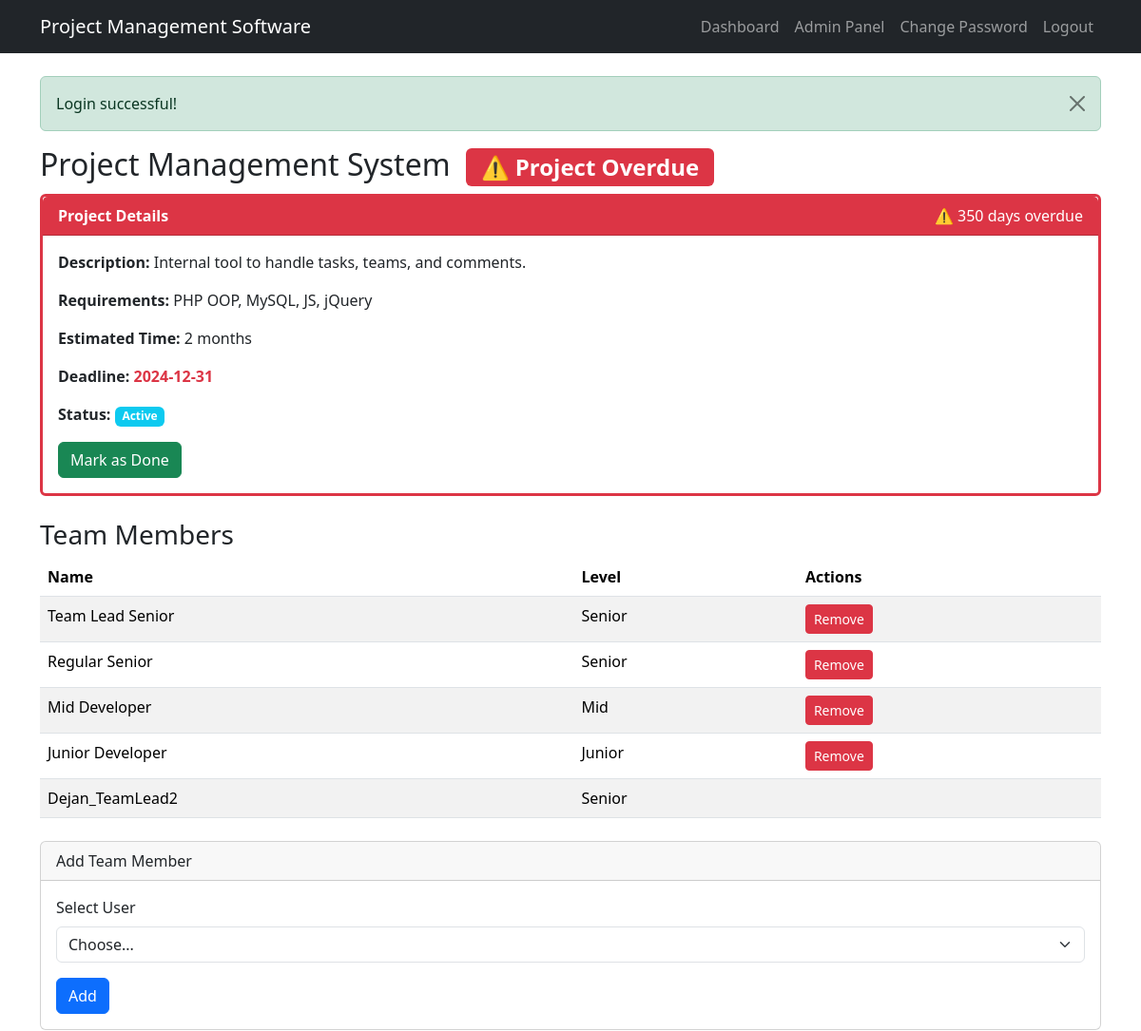
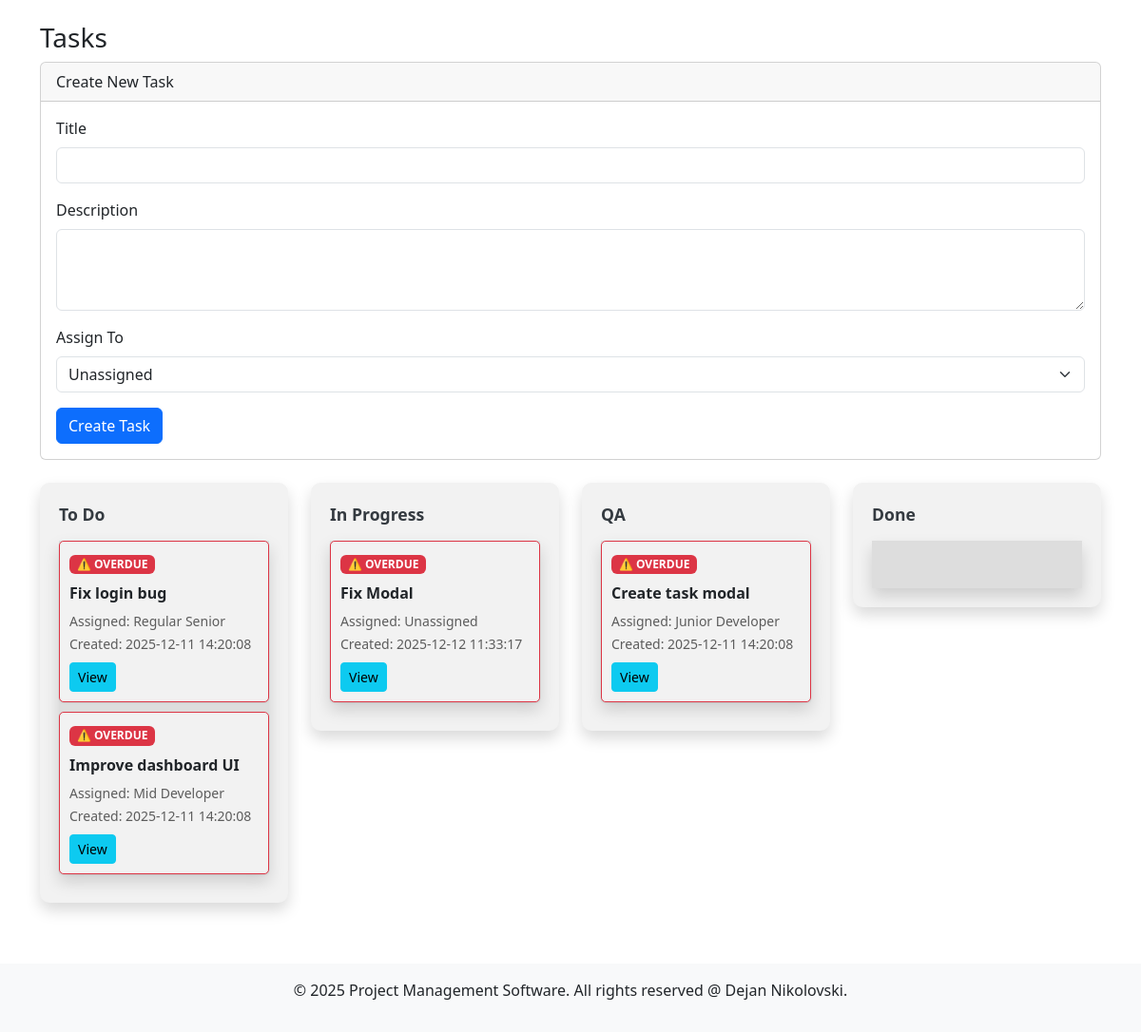
The app's page /index.php?page=project_view&id=1 (signed in), older data (2 pictures, top to bottom).
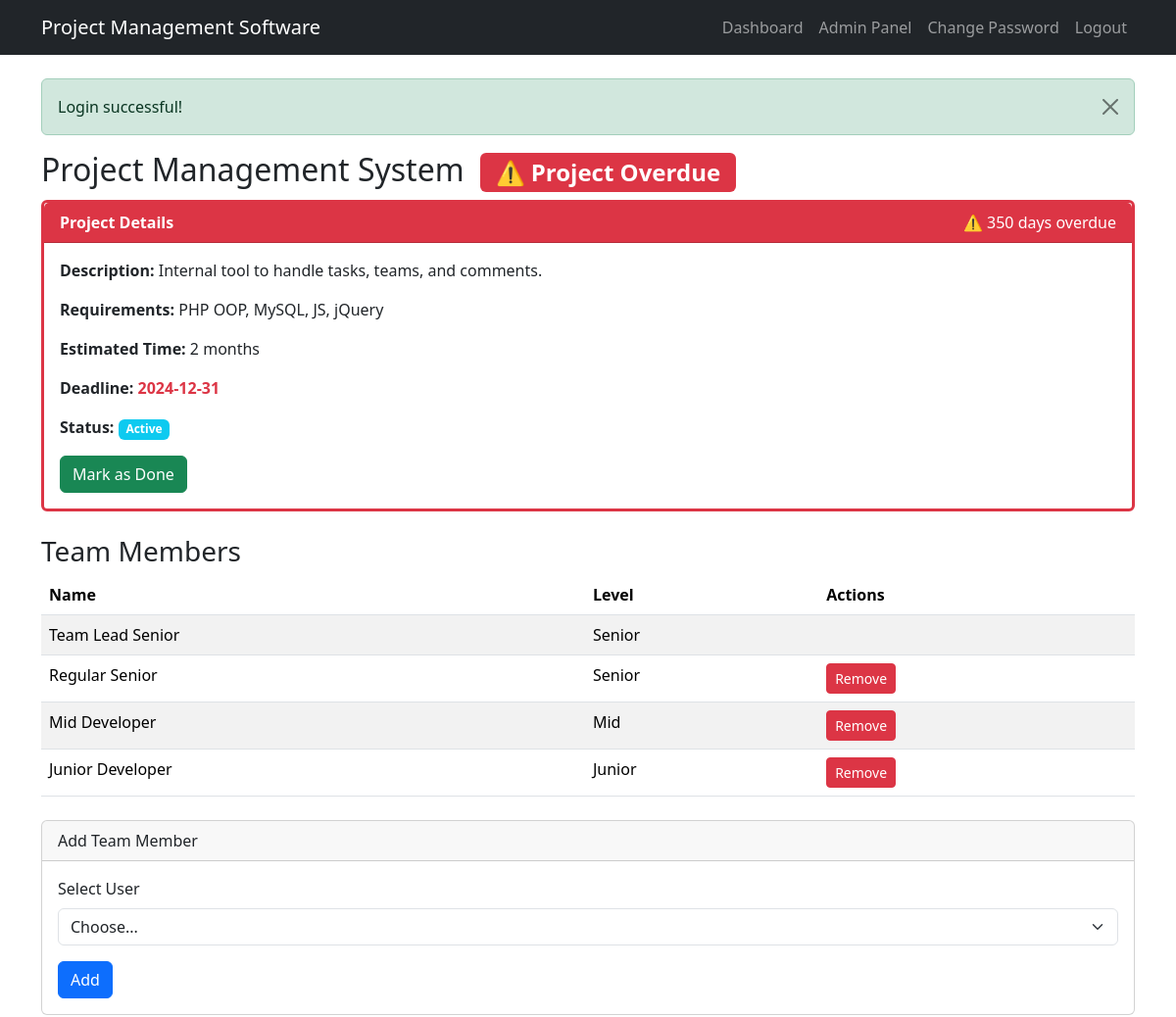
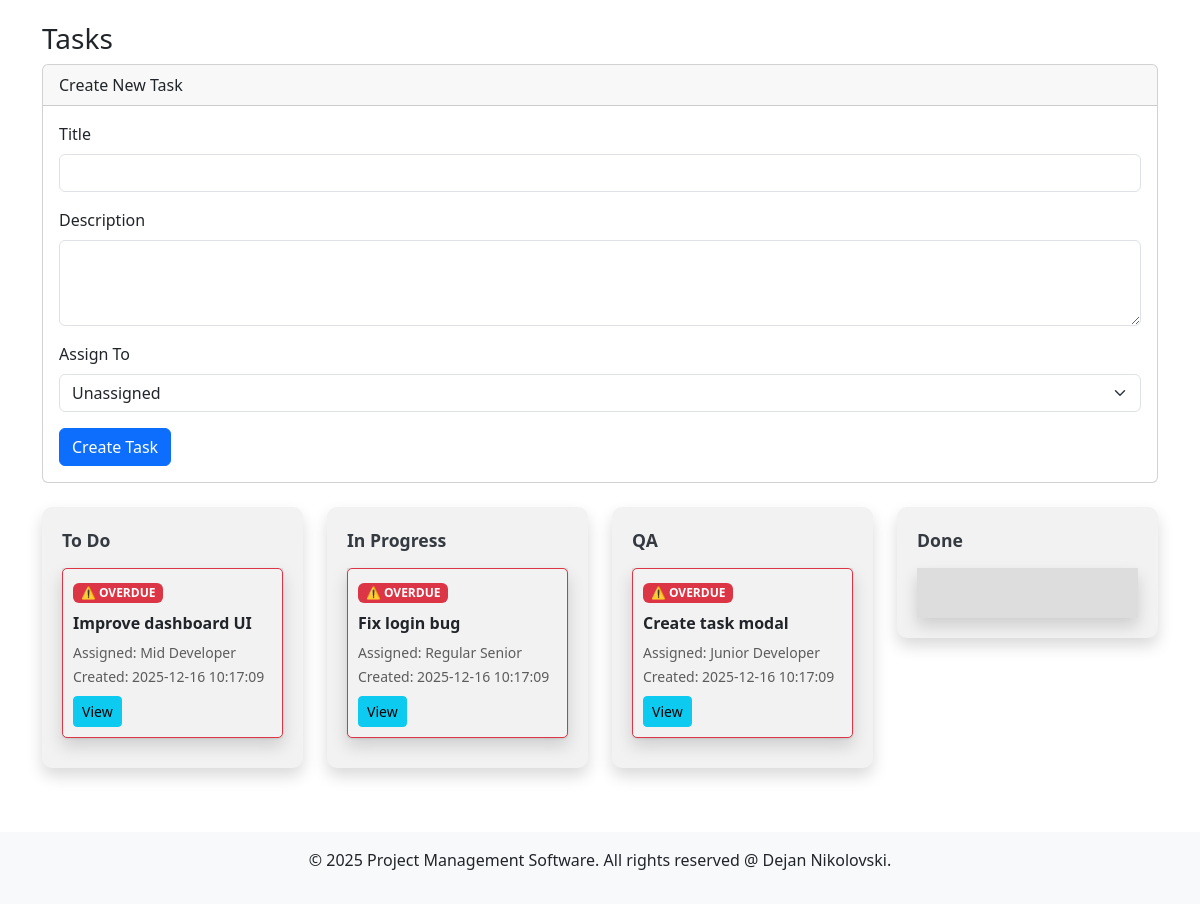
The same page, newer data (2 pictures, top to bottom).
### tables this page shows
CREATE TABLE `projects` (
  `id` int(11) NOT NULL,
  `title` varchar(255) NOT NULL,
  `description` text DEFAULT NULL,
  `requirements` text DEFAULT NULL,
  `estimated_time` varchar(50) DEFAULT NULL,
  `deadline` date DEFAULT NULL,
  `team_lead_id` int(11) DEFAULT NULL,
  `status` enum('Active','Done') DEFAULT 'Active'
);

CREATE TABLE `users` (
  `id` int(11) NOT NULL,
  `name` varchar(255) NOT NULL,
  `email` varchar(255) NOT NULL,
  `password` varchar(255) NOT NULL,
  `level` enum('Admin','Senior','Mid','Junior') NOT NULL,
  `is_team_lead` tinyint(1) DEFAULT 0,
  `is_approved` tinyint(1) DEFAULT 0
);

CREATE TABLE `tasks` (
  `id` int(11) NOT NULL,
  `project_id` int(11) DEFAULT NULL,
  `title` varchar(255) NOT NULL,
  `description` text DEFAULT NULL,
  `created_by` int(11) DEFAULT NULL,
  `created_at` timestamp NOT NULL DEFAULT current_timestamp(),
  `status` enum('To Do','In Progress','QA','Done') DEFAULT 'To Do',
  `assigned_to` int(11) DEFAULT NULL
);

### includes/config.php (called while the page is built, shortened)
<?php
class Config
{
  public static function getBaseUrl()
  {
    $protocol = (isset($_SERVER['HTTPS']) && $_SERVER['HTTPS'] !== 'off') ? 'https://' : 'http://';
    $host = $_SERVER['HTTP_HOST'];
    $script_name = $_SERVER['SCRIPT_NAME'];
    $basePath = preg_replace('/\/controllers\/[^\/]*$/', '', $script_name);
    if ($basePath === $script_name) {
      $basePath = dirname($script_name);
    }
    $basePath = rtrim($basePath, '/\\');
    return $protocol . $host . $basePath . '/';
  }
}

### includes/helpers.php (called while the page is built)
<?php
function isLoggedIn()
{
  return isset($_SESSION['user_id']);
}
function isAdmin()
{
  return isset($_SESSION['user_level']) && $_SESSION['user_level'] === 'Admin';
}

### models/Project.php (called while the page is built, shortened)
<?php
class Project
{
  private $title;
  private $description;
  private $requirements;
  private $estimated_time;
  private $deadline;
  private $team_lead_id;
  private $status;
  public function __construct($data)
  {
    $this->title = $data['title'] ?? '';
    $this->description = $data['description'] ?? '';
    $this->requirements = $data['requirements'] ?? '';
    $this->estimated_time = $data['estimated_time'] ?? '';
    $this->deadline = $data['deadline'] ?? null;
    $this->team_lead_id = $data['team_lead_id'] ?? null;
    $this->status = $data['status'] ?? 'Active';
  }
  public static function getById($id)
  {
    $db = Database::getInstance();
    $stmt = $db->prepare('SELECT * FROM projects WHERE id = ?');
    $stmt->execute([$id]);
    $data = $stmt->fetch();
    return $data ? new self($data) : null;
  }
  public function canManageTeam($userId)
  {
    $user = User::getById($userId);
    return ($user && $user->getLevel() === 'Admin') || ($this->team_lead_id == $userId);
  }
  public function getTitle()
  {
    return $this->title;
  }
  public function getDescription()
  {
    return $this->description;
  }
  public function getRequirements()
  {
    return $this->requirements;
  }
  public function getEstimatedTime()
  {
    return $this->estimated_time;
  }
  public function getDeadline()
  {
    return $this->deadline;
  }
  public function getTeamLeadId()
  {
    return $this->team_lead_id;
  }
  public function getStatus()
  {
    return $this->status;
  }
}

### models/User.php (called while the page is built, shortened)
<?php
class User
{
  private $name;
  private $level;
  public function __construct($data)
  {
    $this->name = $data['name'] ?? '';
    $this->level = $data['level'] ?? '';
  }
  public static function getById($id)
  {
    $db = Database::getInstance();
    $stmt = $db->prepare('SELECT * FROM users WHERE id = ?');
    $stmt->execute([$id]);
    $data = $stmt->fetch();
    return $data ? new self($data) : null;
  }
  public function canCreateTask($projectId)
  {
    if ($this->level === 'Admin') {
      return true;
    }
    return false;
  }
  public static function getProjectTeam($projectId)
  {
    $db = Database::getInstance();
    $stmt = $db->prepare('SELECT u.* FROM users u JOIN project_users pu ON u.id = pu.user_id WHERE pu.project_id = ?');
    $stmt->execute([$projectId]);
    return $stmt->fetchAll();
  }
  public function getName()
  {
    return $this->name;
  }
  public function getLevel()
  {
    return $this->level;
  }
}

### models/Task.php (called while the page is built, shortened)
<?php
class Task
{
  private $id;
  private $title;
  private $created_at;
  private $status;
  public function __construct($data)
  {
    $this->id = $data['id'] ?? null;
    $this->title = $data['title'] ?? '';
    $this->created_at = $data['created_at'] ?? null;
    $this->status = $data['status'] ?? 'To Do';
  }
  public static function getByProject($projectId)
  {
    $db = Database::getInstance();
    $stmt = $db->prepare('SELECT * FROM tasks WHERE project_id = ? ORDER BY created_at DESC');
    $stmt->execute([$projectId]);
    $tasks = [];
    while ($data = $stmt->fetch()) {
      $tasks[] = new self($data);
    }
    return $tasks;
  }
  public function getId()
  {
    return $this->id;
  }
  public function getTitle()
  {
    return $this->title;
  }
  public function getCreatedAt()
  {
    return $this->created_at;
  }
  public function getStatus()
  {
    return $this->status;
  }
}

### views/project_view.php (the view, shortened to what this page needs)
<?php
$projectId = $_GET['id'] ?? 0;
$project = Project::getById($projectId);
$userId = $_SESSION['user_id'];
$isTeamLead = $project && $project->canManageTeam($userId);
function getDaysRemaining($deadline)
{
  $deadlineDate = strtotime($deadline);
  $today = strtotime(date('Y-m-d'));
  $diff = $deadlineDate - $today;
  return floor($diff / (60 * 60 * 24));
}
function getProjectStatusInfo($project)
{
  $status = $project->getStatus();
  $deadline = $project->getDeadline();
  $daysRemaining = getDaysRemaining($deadline);
  if ($daysRemaining < 0) {
    return [
      'headerClass' => 'bg-danger text-white',
      'cardClass' => 'border-danger',
      'badge' => '⚠️ Project Overdue',
      'badgeClass' => 'bg-danger',
      'textClass' => 'text-danger',
      'icon' => '⚠️',
      'message' => abs($daysRemaining) . ' days overdue'
    ];
  }
  return [
    'headerClass' => 'bg-success text-white',
    'cardClass' => 'border-success',
    'badge' => '✓ On Track',
    'badgeClass' => 'bg-success',
    'textClass' => 'text-success',
    'icon' => '✓',
    'message' => $daysRemaining . ' days remaining'
  ];
}
$statusInfo = getProjectStatusInfo($project);
$isProjectOverdue = strpos($statusInfo['badge'], 'Overdue') !== false;
$team = User::getProjectTeam($projectId);
$tasks = Task::getByProject($projectId);
$tasksByStatus = [];
foreach (Config::TASK_STATUSES as $status) {
  $tasksByStatus[$status] = [];
}
foreach ($tasks as $task) {
  $tasksByStatus[$task->getStatus()][] = $task;
}
?>
<h2>
  <?= htmlspecialchars($project->getTitle()) ?>
  <span class="badge <?= $statusInfo['badgeClass'] ?> ms-2"><?= $statusInfo['badge'] ?></span>
</h2>
<div class="card mb-4 <?= $statusInfo['cardClass'] ?>" style="border-width: 3px;">
  <div class="card-header <?= $statusInfo['headerClass'] ?>">
    <strong>Project Details</strong>
    <span class="float-end"><?= $statusInfo['icon'] ?> <?= $statusInfo['message'] ?></span>
  </div>
  <div class="card-body">
    <p><strong>Description:</strong> <?= htmlspecialchars($project->getDescription() ?: 'N/A') ?></p>
    <p><strong>Requirements:</strong> <?= htmlspecialchars($project->getRequirements() ?: 'N/A') ?></p>
    <p><strong>Estimated Time:</strong> <?= htmlspecialchars($project->getEstimatedTime() ?: 'N/A') ?></p>
    <p>
      <strong>Deadline:</strong>
      <span class="<?= $statusInfo['textClass'] ?> fw-bold">
        <?= htmlspecialchars($project->getDeadline() ?: 'N/A') ?>
      </span>
    </p>
    <p><strong>Status:</strong>
      <span class="badge <?= $project->getStatus() === 'Done' ? 'bg-primary' : 'bg-info' ?>">
        <?= htmlspecialchars($project->getStatus()) ?>
      </span>
    </p>
    <?php if ($isTeamLead && $project->getStatus() === 'Active'): ?>
      <form method="POST" action="<?= Config::getBaseUrl() ?>controllers/project_controller.php">
        <button type="submit" class="btn btn-success">Mark as Done</button>
      </form>
    <?php endif; ?>
  </div>
</div>
<h3>Team Members</h3>
<table class="table table-striped mb-4">
  <thead>
    <tr>
      <th>Name</th>
      <th>Level</th>
      <?php if ($isTeamLead): ?>
        <th>Actions</th>
      <?php endif; ?>
    </tr>
  </thead>
  <tbody>
    <?php foreach ($team as $member): ?>
      <tr>
        <td><?= htmlspecialchars($member['name']) ?></td>
        <td><?= htmlspecialchars($member['level']) ?></td>
        <?php if ($isTeamLead): ?>
          <td>
            <?php if ($member['id'] != $project->getTeamLeadId()): ?>
              <form method="POST" action="<?= Config::getBaseUrl() ?>controllers/project_controller.php" class="d-inline">
                <button type="submit" class="btn btn-sm btn-danger">Remove</button>
              </form>
            <?php endif; ?>
          </td>
        <?php endif; ?>
      </tr>
    <?php endforeach; ?>
  </tbody>
</table>
<?php if ($isTeamLead): ?>
  <div class="card mb-4">
    <div class="card-header">Add Team Member</div>
    <div class="card-body">
      <form method="POST" action="<?= Config::getBaseUrl() ?>controllers/project_controller.php">
        <div class="mb-3">
          <label for="member_id" class="form-label">Select User</label>
          <select class="form-select" id="member_id" name="member_id" required>
            <option value="">Choose...</option>
          </select>
        </div>
        <button type="submit" class="btn btn-primary">Add</button>
      </form>
    </div>
  </div>
<?php endif; ?>
<h3>Tasks</h3>
<?php if (User::getById($userId)->canCreateTask($projectId)): ?>
  <div class="card mb-4">
    <div class="card-header">Create New Task</div>
    <div class="card-body">
      <form method="POST" action="<?= Config::getBaseUrl() ?>controllers/task_controller.php">
        <div class="mb-3">
          <label for="title" class="form-label">Title</label>
          <input type="text" class="form-control" id="title" name="title" required>
        </div>
        <div class="mb-3">
          <label for="description" class="form-label">Description</label>
          <textarea class="form-control" id="description" name="description" rows="3"></textarea>
        </div>
        <div class="mb-3">
          <label for="assignee_id" class="form-label">Assign To</label>
          <select class="form-select" id="assignee_id" name="assignee_id">
            <option value="">Unassigned</option>
          </select>
        </div>
        <button type="submit" class="btn btn-primary">Create Task</button>
      </form>
    </div>
  </div>
<?php endif; ?>
<div class="row">
  <?php foreach (Config::TASK_STATUSES as $status): ?>
    <div class="col-12 col-md-6 col-xl-3">
      <div class="kanban-column shadow" data-status="<?= htmlspecialchars($status) ?>">
        <div class="kanban-column-header"><?= htmlspecialchars($status) ?></div>
        <div class="kanban-cards bg-lightgray shadow">
          <?php foreach ($tasksByStatus[$status] as $task): ?>
            <?php
            $assigned = User::getById($task->getAssignedTo());
            $assignedName = $assigned ? htmlspecialchars($assigned->getName()) : 'Unassigned';
            $showOverdue = $isProjectOverdue && $task->getStatus() !== 'Done';
            ?>
            <div class="kanban-card <?= $showOverdue ? 'border-danger' : '' ?>" data-task-id="<?= $task->getId() ?>">
              <?php if ($showOverdue): ?>
                <span class="badge bg-danger mb-2">⚠️ OVERDUE</span>
              <?php endif; ?>
              <div class="kanban-card-title"><?= htmlspecialchars($task->getTitle()) ?></div>
              <div class="kanban-card-meta">
                <small>Assigned: <?= $assignedName ?></small><br>
                <small>Created: <?= htmlspecialchars($task->getCreatedAt()) ?></small>
              </div>
              <div class="kanban-card-actions mt-2">
                <button class="btn btn-sm btn-info view-task-btn" data-task-id="<?= $task->getId() ?>">View</button>
              </div>
            </div>
          <?php endforeach; ?>
        </div>
      </div>
    </div>
  <?php endforeach; ?>
</div>

### index.php (shortened to what this page needs)
<?php
$page = $_GET['page'] ?? (isLoggedIn() ? 'dashboard' : 'login');
$flashSuccess = $_SESSION[Config::FLASH_SUCCESS] ?? '';
$viewPath = Config::ROOT_DIR . "/views/{$page}.php";
?>
<!DOCTYPE html>
<html lang="en">
<head>
  <link rel="stylesheet" href="css/bootstrap.min.css">
  <link rel="stylesheet" href="css/custom.css">
  <link rel="stylesheet" href="css/toastr.min.css">
  <link rel="stylesheet" href="css/kanban.css">
</head>
<body data-page="<?= $page ?>">
  <?php require_once Config::ROOT_DIR . '/includes/header.php'; ?>
  <div class="container mt-4">
    <?php if ($flashSuccess): ?>
      <div class="alert alert-success alert-dismissible fade show" role="alert">
        <?= htmlspecialchars($flashSuccess) ?>
        <button type="button" class="btn-close" data-bs-dismiss="alert" aria-label="Close"></button>
      </div>
    <?php endif; ?>
    <?php
    if (file_exists($viewPath)) {
      require_once $viewPath;
    } else {
      echo '<div class="alert alert-warning">Page not found.</div>';
    }
    ?>
  </div>
  <?php require_once Config::ROOT_DIR . '/includes/footer.php'; ?>
</body>
</html>

### includes/header.php (shortened to what this page needs)
<nav class="navbar navbar-expand-lg navbar-dark bg-dark white-text">
  <div class="container">
    <a class="navbar-brand" href="<?= Config::getBaseUrl() ?>index.php?page=dashboard"><?= Config::SITE_TITLE ?></a>
    <div class="collapse navbar-collapse" id="navbarNav">
      <ul class="navbar-nav ms-auto">
        <?php if (isLoggedIn()): ?>
          <li class="nav-item">
            <a class="nav-link" href="<?= Config::getBaseUrl() ?>index.php?page=dashboard">Dashboard</a>
          </li>
          <?php if (isAdmin()): ?>
            <li class="nav-item">
              <a class="nav-link" href="<?= Config::getBaseUrl() ?>index.php?page=admin_panel">Admin Panel</a>
            </li>
          <?php endif; ?>
          <li class="nav-item">
            <a class="nav-link" href="<?= Config::getBaseUrl() ?>index.php?page=change_password">Change Password</a>
          </li>
          <li class="nav-item">
            <a class="nav-link" href="<?= Config::getBaseUrl() ?>controllers/auth_controller.php?action=logout">Logout</a>
          </li>
        <?php endif; ?>
      </ul>
    </div>
  </div>
</nav>

### includes/footer.php
<footer class="bg-light text-center py-3 mt-5">
  <p>&copy; <?= date('Y') ?> Project Management Software. All rights reserved @ Dejan Nikolovski.</p>
</footer>

### css/custom.css (style rules this page uses)
:root { --bg-lightgray: rgb(221, 221, 221); }
.kanban-column { flex: 1; margin-bottom: 1rem; }
.bg-lightgray { background-color: var(--bg-lightgray); }
.badge.bg-danger { animation: pulse 2s infinite; }

### css/kanban.css (style rules this page uses)
.kanban-column { flex: 0 0 300px; background-color: #f2f2f2; border-radius: 10px; padding: 20px; box-shadow: 0 2px 4px rgba(0, 0, 0, 0.05); }
.kanban-column-header { font-weight: bold; margin-bottom: 15px; font-size: 1.1em; color: #343a40; }
.kanban-card { background-color: #f2f2f2; border: 1px solid #e0e0e0; border-radius: 5px; padding: 10px; margin-bottom: 10px; cursor: grab; box-shadow: 0 1px 2px rgba(0, 0, 0, 0.08); }
.kanban-card-title { font-weight: 600; margin-bottom: 5px; }
.kanban-card-meta small { color: #5c5c5c; }
.kanban-cards { min-height: 50px; }

Row changes from the older to the newer data that the page shows:
removed users: name "Dejan_TeamLead2", level "Senior"
no longer on this page (row edited): tasks: status "⚠️ OVERDUE", title "Fix Modal", assignedName "Unassigned", created_at "2025-12-12 11:33:17", shown under "In Progress"
changed projects "Project Management System": team_lead_id 6 → 2 (drawn)
changed users "Team Lead Senior": no longer shows "Remove"
changed tasks "Improve dashboard UI": created_at "2025-12-11 14:20:08" → "2025-12-16 10:17:09"
changed tasks "Fix login bug": moves from the list under "To Do" to the list under "In Progress"
changed tasks "Create task modal": created_at "2025-12-11 14:20:08" → "2025-12-16 10:17:09"
